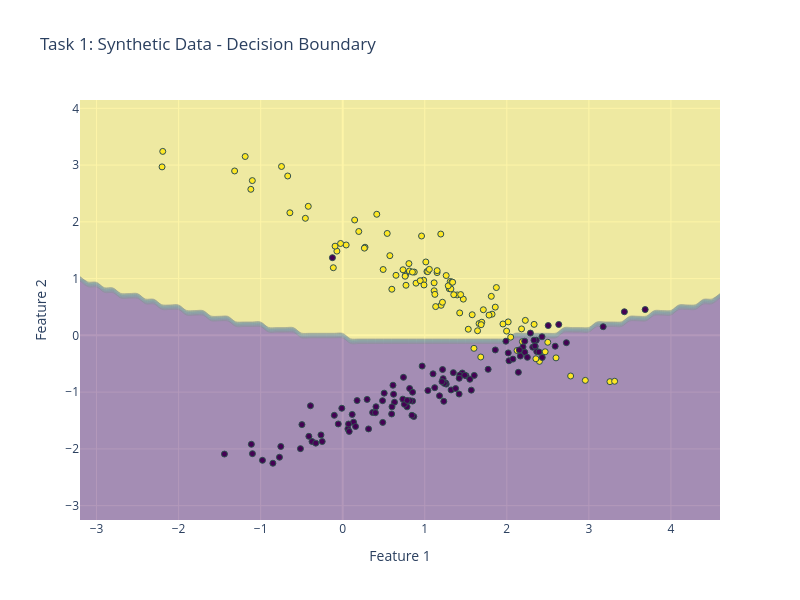
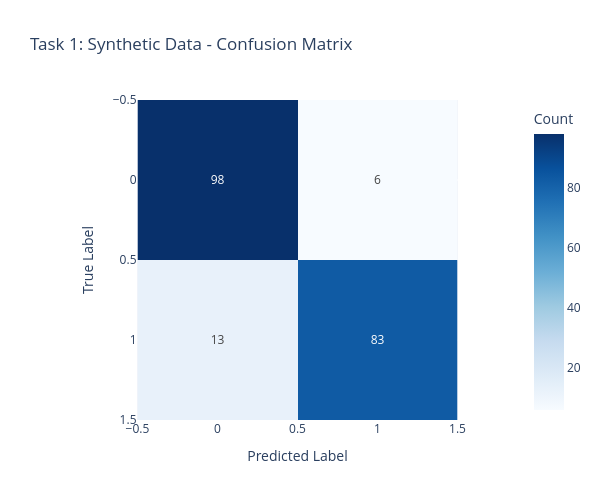

Notebook cell for these charts, in order:
### Markdown cell above
Task 1 - Synthetic Binary Dataset

### Code cell
# Generate synthetic binary data (1000 samples, 2 features)
X_syn, y_syn = make_classification(n_samples=1000, n_features=2, n_informative=2, 
                                   n_redundant=0, n_clusters_per_class=1, random_state=42)

# Split data
X_train_syn, X_test_syn, y_train_syn, y_test_syn = train_test_split(X_syn, y_syn, test_size=0.2, random_state=42)

# Train model
gnb_syn = GaussianNBClassifier()
gnb_syn.fit(X_train_syn, y_train_syn)

# Predict and Visualize
y_pred_syn = gnb_syn.predict(X_test_syn)
plot_results(X_test_syn, y_test_syn, y_pred_syn, gnb_syn, "Task 1: Synthetic Data")

### Figure 1 — Plotly figure (JSON) as saved in the notebook; plotly's stock layout.template omitted (floating-point values rounded to 4 significant figures; data arrays with more than 128 entries replaced by an {"elided": "..."} marker saying what was removed)
{"data": [{"colorscale": [[0, "#440154"], [0.1111, "#482878"], [0.2222, "#3e4989"], [0.3333, "#31688e"], [0.4444, "#26828e"], [0.5556, "#1f9e89"], [0.6667, "#35b779"], [0.7778, "#6ece58"], [0.8889, "#b5de2b"], [1, "#fde725"]], "opacity": 0.4, "showscale": false, "type": "contour", "x": [-3.202, -3.102, -3.002, -2.902, -2.802, -2.702, -2.602, -2.502, -2.402, -2.302, -2.202, -2.102, -2.002, -1.902, -1.802, -1.702, -1.602, -1.502, -1.402, -1.302, -1.202, -1.102, -1.002, -0.9018, -0.8018, -0.7018, -0.6018, -0.5018, -0.4018, -0.3018, -0.2018, -0.1018, -0.001781, 0.09822, 0.1982, 0.2982, 0.3982, 0.4982, 0.5982, 0.6982, 0.7982, 0.8982, 0.9982, 1.098, 1.198, 1.298, 1.398, 1.498, 1.598, 1.698, 1.798, 1.898, 1.998, 2.098, 2.198, 2.298, 2.398, 2.498, 2.598, 2.698, 2.798, 2.898, 2.998, 3.098, 3.198, 3.298, 3.398, 3.498, 3.598, 3.698, 3.798, 3.898, 3.998, 4.098, 4.198, 4.298, 4.398, 4.498, 4.598], "y": [-3.253, -3.153, -3.053, -2.953, -2.853, -2.753, -2.653, -2.553, -2.453, -2.353, -2.253, -2.153, -2.053, -1.953, -1.853, -1.753, -1.653, -1.553, -1.453, -1.353, -1.253, -1.153, -1.053, -0.953, -0.853, -0.753, -0.653, -0.553, -0.453, -0.353, -0.253, -0.153, -0.05302, 0.04698, 0.147, 0.247, 0.347, 0.447, 0.547, 0.647, 0.747, 0.847, 0.947, 1.047, 1.147, 1.247, 1.347, 1.447, 1.547, 1.647, 1.747, 1.847, 1.947, 2.047, 2.147, 2.247, 2.347, 2.447, 2.547, 2.647, 2.747, 2.847, 2.947, 3.047, 3.147, 3.247, 3.347, 3.447, 3.547, 3.647, 3.747, 3.847, 3.947, 4.047, 4.147], "z": {"elided": "75x79 int values"}}, {"marker": {"color": {"elided": "200 int values"}, "colorscale": [[0, "#440154"], [0.1111, "#482878"], [0.2222, "#3e4989"], [0.3333, "#31688e"], [0.4444, "#26828e"], [0.5556, "#1f9e89"], [0.6667, "#35b779"], [0.7778, "#6ece58"], [0.8889, "#b5de2b"], [1, "#fde725"]], "line": {"color": "DarkSlateGrey", "width": 1}}, "mode": "markers", "name": "Data Points", "text": {"elided": "200 float values"}, "type": "scatter", "x": {"elided": "200 float values"}, "y": {"elided": "200 float values"}}], "layout": {"height": 600, "title": {"text": "Task 1: Synthetic Data - Decision Boundary"}, "width": 800, "xaxis": {"title": {"text": "Feature 1"}}, "yaxis": {"title": {"text": "Feature 2"}}}}

### Figure 2 — Plotly figure (JSON) as saved in the notebook; plotly's stock layout.template omitted (floating-point values rounded to 4 significant figures)
{"data": [{"coloraxis": "coloraxis", "hovertemplate": "Predicted Label: %{x}<br>True Label: %{y}<br>Count: %{z}<extra></extra>", "name": "0", "texttemplate": "%{z}", "type": "heatmap", "xaxis": "x", "yaxis": "y", "z": [[98, 6], [13, 83]]}], "layout": {"coloraxis": {"colorbar": {"title": {"text": "Count"}}, "colorscale": [[0, "rgb(247,251,255)"], [0.125, "rgb(222,235,247)"], [0.25, "rgb(198,219,239)"], [0.375, "rgb(158,202,225)"], [0.5, "rgb(107,174,214)"], [0.625, "rgb(66,146,198)"], [0.75, "rgb(33,113,181)"], [0.875, "rgb(8,81,156)"], [1, "rgb(8,48,107)"]]}, "height": 500, "title": {"text": "Task 1: Synthetic Data - Confusion Matrix"}, "width": 600, "xaxis": {"anchor": "y", "constrain": "domain", "domain": [0, 1], "scaleanchor": "y", "title": {"text": "Predicted Label"}}, "yaxis": {"anchor": "x", "autorange": "reversed", "constrain": "domain", "domain": [0, 1], "title": {"text": "True Label"}}}}
